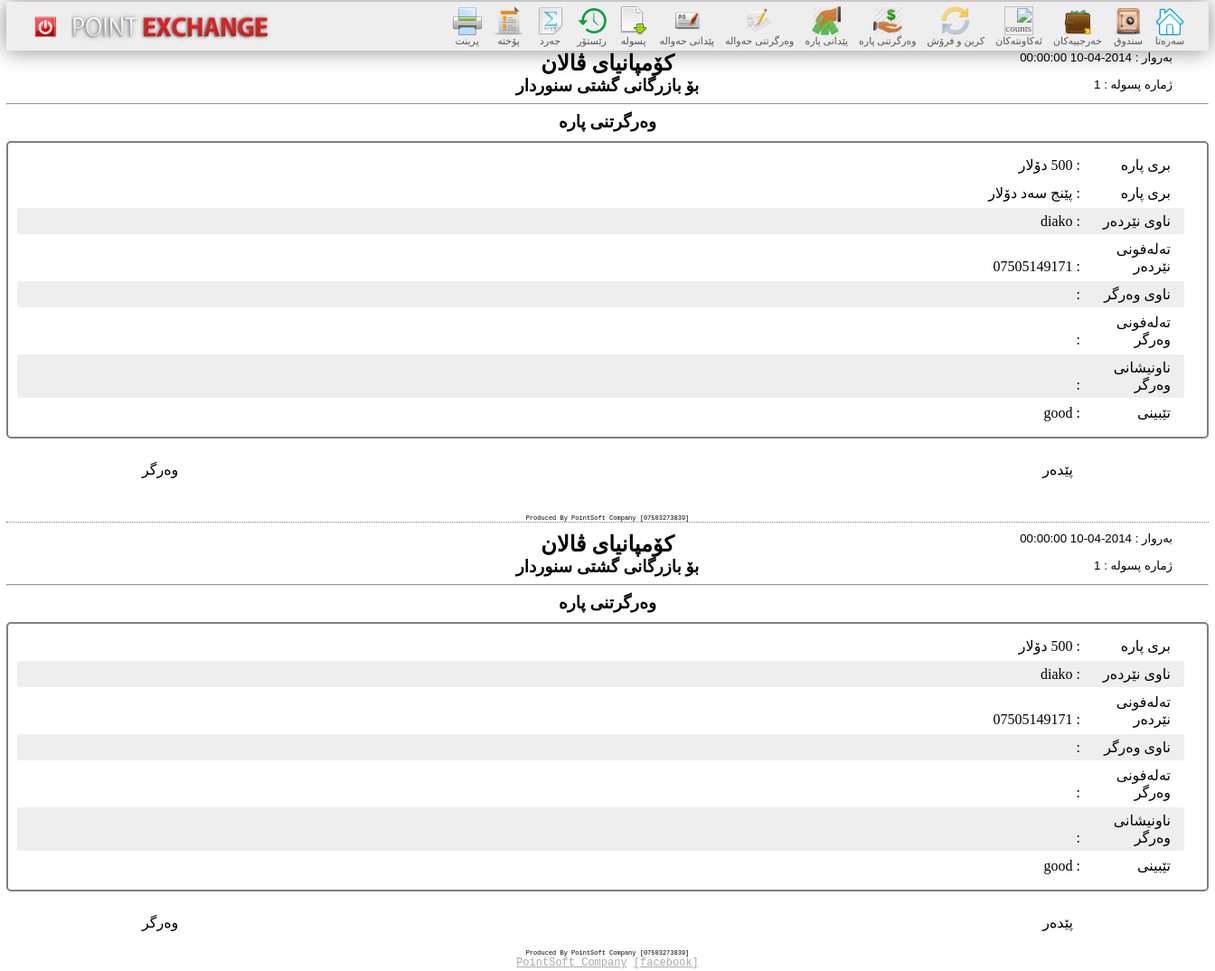
/order_payment_view.php?id=1 (signed in), run on the app's committed database.
### tables this page shows
CREATE TABLE IF NOT EXISTS `order_payment` (
  `id` int(11) NOT NULL AUTO_INCREMENT,
  `id_user` int(11) DEFAULT NULL,
  `date_time` datetime DEFAULT NULL,
  `a_dollar` decimal(20,0) DEFAULT NULL,
  `a_dinar` decimal(20,0) DEFAULT NULL,
  `a_tman` decimal(20,0) DEFAULT NULL,
  `sender_name` varchar(100) DEFAULT NULL,
  `sender_phone` varchar(100) DEFAULT NULL,
  `reciever_name` varchar(100) NOT NULL,
  `reciever_phone` varchar(100) DEFAULT NULL,
  `reciever_address` varchar(200) DEFAULT NULL,
  `state` varchar(50) DEFAULT NULL,
  `detail` varchar(200) DEFAULT NULL,
  PRIMARY KEY (`id`)
);

### class/order_payment.class.php (called while the page is built, shortened)
<?php
require_once 'database.class.php';
class order_payment extends database{
	private static $TABLE = 'order_payment';
	public static function get_order_payment_info($id){
		try{
			$sql = "SELECT * FROM ".self::$TABLE." WHERE id = :id";
			$stmt = self::$PDO->prepare($sql);
			$stmt->bindParam(':id',$id,PDO::PARAM_INT);
			$stmt->execute();
			$row = $stmt->fetch(PDO::FETCH_ASSOC);
			return $row;
		}
		catch(PDOException $e){
			echo 'Error: [order_payment.class.php/function get_order_payment_info]'.$e->getMessage().'<br>';
			die();
		}
	}
}
?>

### class/database.class.php (called while the page is built, shortened)
<?php
function dsh_money($money,$decimal_check = 2,$symbol = null){
	$negative = false;
	$decimal = $money - intval($money);
	$arr = array();
	if($money !== 0)
		while($money){
			$part = strval($money % 1000);
			$len = strlen($part);
			$money =intval($money/1000);
			array_push($arr, $part);
		}
	else
		$arr = array(0);
	$arr = array_reverse($arr);
	$str = implode(',', $arr);
	return $str;
}
function money_to_word($number)
{
    $max_size = pow(10,18);
    if (is_int($number) && $number < abs($max_size))
    {
        switch ($number)
        {
            case 5:
                $string = "پێنج";
                break;
            case $number < pow(10,3):
                $prefix = money_to_word(intval(floor($number/pow(10,2)))) . " سەد";
                $string = $prefix . @$suffix;
                break;
        }
    } else
    {
        echo "ERROR with - $number<br/> Number must be an integer between -" . number_format($max_size, 0, ".", ",") . " and " . number_format($max_size, 0, ".", ",") . " exclussive.";
    }
    return $string;
}
?>

### order_payment_view.php (the view, shortened to what this page needs)
<?php
	require_once 'class/database.class.php';
	require_once 'class/order_payment.class.php';
	$order_payment_info = order_payment::get_order_payment_info(@$_GET['id']);
	$money = '';
	if($order_payment_info['a_dollar'])
		$money .= dsh_money($order_payment_info['a_dollar']).' دۆلار ';
?>
<html>
<?php require_once 'head_tag.php'; ?>
  <body>
  	<div id="wrapper">
  		<?php require_once 'nav.php'; ?>
  		<div id="main">
			<section>
				<h2>کۆمپانیای ڤالان</h2>
				<h3>بۆ بازرگانی گشتی سنوردار</h3>
				<div class="corner">
					<p>بەروار : <?php echo $order_payment_info['date_time']; ?></p>
					<p>ژمارە پسوله : <?php echo $order_payment_info['id']; ?></p>
				</div>
				<hr>
				<h3>وەرگرتنی پاره</h3>
				<div class="package">
					<p><span> بری پاره  </span>: <?php echo $money ?> </p>
					<p><span> بری پاره  </span>: <?php echo money_to_word(intval($order_payment_info['a_dollar'])); ?> دۆلار</p>
					<p class="ee"><span> ناوی نێردەر </span>: <?php echo $order_payment_info['sender_name']; ?></p>
					<p><span> تەلەفونی نێردەر </span>: <?php echo $order_payment_info['sender_phone']; ?></p>
					<p class="ee"><span> ناوی وەرگر </span>: <?php echo $order_payment_info['reciever_name']; ?></p>
					<p><span> تەلەفونی وەرگر </span>: <?php echo $order_payment_info['reciever_phone']; ?></p>
					<p class="ee"><span> ناونیشانی وەرگر </span>: <?php echo $order_payment_info['reciever_address']; ?></p>
					<p><span> تێبینی </span>: <?php echo $order_payment_info['detail']; ?></p>
				</div>
				<div class="pedar">پێدەر</div>
				<div class="warger">وەرگر</div>
			</section>
			<div class="dash">Produced By PointSoft Company [07503273839]</div>
			<section>
				<h2>کۆمپانیای ڤالان</h2>
				<h3>بۆ بازرگانی گشتی سنوردار</h3>
				<div class="corner">
					<p>بەروار : <?php echo $order_payment_info['date_time']; ?></p>
					<p>ژمارە پسوله : <?php echo $order_payment_info['id']; ?></p>
				</div>
				<hr>
				<h3>وەرگرتنی پاره</h3>
				<div class="package">
					<p><span> بری پاره  </span>: <?php echo $money ?> </p>
					<p class="ee"><span> ناوی نێردەر </span>: <?php echo $order_payment_info['sender_name']; ?></p>
					<p><span> تەلەفونی نێردەر </span>: <?php echo $order_payment_info['sender_phone']; ?></p>
					<p class="ee"><span> ناوی وەرگر </span>: <?php echo $order_payment_info['reciever_name']; ?></p>
					<p><span> تەلەفونی وەرگر </span>: <?php echo $order_payment_info['reciever_phone']; ?></p>
					<p class="ee"><span> ناونیشانی وەرگر </span>: <?php echo $order_payment_info['reciever_address']; ?></p>
					<p><span> تێبینی </span>: <?php echo $order_payment_info['detail']; ?></p>
				</div>
				<div class="pedar">پێدەر</div>
				<div class="warger">وەرگر</div>
			</section>
			<div class="dash2">Produced By PointSoft Company [07503273839]</div>
		</div>
		<?php require_once 'footer.php'; ?>
  </body>
</html>

### style.css (style rules this page uses)
body { background: url('images/500px/seamlesstexture21_500.jpg'); margin: 0; }
#wrapper { width: 1330px; border: 2px solid white; margin: 0 auto; background-color: rgba(255,255,255,0.8); }

### order_payment_view.php (style rules this page uses)
.corner { margin-top: -55px; float: right; font-family: arial; font-size: smaller; direction: rtl; }
section { direction: rtl; font-family: 'kxani'; }
section h2, section h3 { text-align: center; margin:0; }
.corner p { margin:0 25px 5px 0; }
section p { margin:0 15px 2px 0; padding: 5px; padding-right: 15px; border-radius: 3px; }
section p span { display: inline-block; width: 100px; }
section .package { border: 2px solid gray; border-radius: 5px; padding: 10px; margin-top: 10px; }
.pedar { float:right; margin: 25px 150px 0 0; }
.warger { float:left; margin: 25px 0 0 150px; }
.ee { background-color: #EEE; }
.dash { border-bottom: 1px dotted gray; margin: 40px 0 10px 0; text-align: center; font-family: courier new; font-size: 7px; }
.dash2 { margin: 20px 0 0 0; text-align: center; font-family: courier; font-size: 7px; }

### data on the page
order_payment: date_time "2014-04-10 00:00:00", id "1", a_dollar "پێنج سەد", sender_name "diako", sender_phone "07505149171", detail "good"

### other printed values
$words[$phrase] "سەرەتا سندوق خەرجییەکان ئەکاونتەکان کرین و فرۆش وەرگرتنی پاره پێدانی پارە وەرگرتنی حەوالە پێدانی حەوالە پسولە رێستۆر جەرد پۆخته پرینت"
$money "500 دۆلار"
